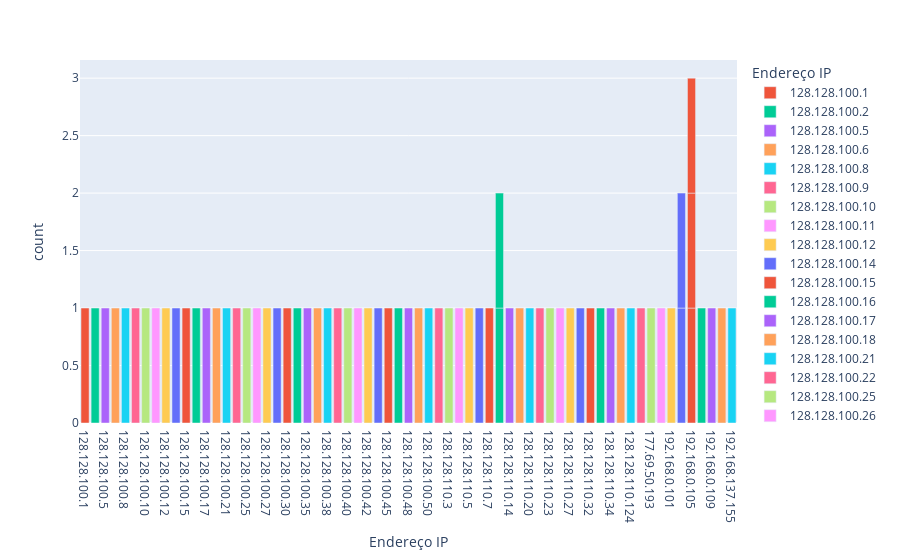

The notebook cell saved with this chart:
### Code cell
import plotly.express as px


grafico = px.bar(tabela, x="Endereço IP", color="Endereço IP")

grafico.show()

### Figure 1 — Plotly figure (JSON) as saved in the notebook; plotly's stock layout.template omitted (floating-point values rounded to 4 significant figures)
{"data": [{"hovertemplate": "Endereço IP=%{x}<br>count=%{y}<extra></extra>", "legendgroup": "128.128.100.1", "marker": {"color": "#EF553B", "pattern": {"shape": ""}}, "name": "128.128.100.1", "orientation": "v", "showlegend": true, "textposition": "auto", "type": "bar", "x": ["128.128.100.1"], "xaxis": "x", "y": [1], "yaxis": "y"}, {"hovertemplate": "Endereço IP=%{x}<br>count=%{y}<extra></extra>", "legendgroup": "128.128.100.2", "marker": {"color": "#00cc96", "pattern": {"shape": ""}}, "name": "128.128.100.2", "orientation": "v", "showlegend": true, "textposition": "auto", "type": "bar", "x": ["128.128.100.2"], "xaxis": "x", "y": [1], "yaxis": "y"}, {"hovertemplate": "Endereço IP=%{x}<br>count=%{y}<extra></extra>", "legendgroup": "128.128.100.5", "marker": {"color": "#ab63fa", "pattern": {"shape": ""}}, "name": "128.128.100.5", "orientation": "v", "showlegend": true, "textposition": "auto", "type": "bar", "x": ["128.128.100.5"], "xaxis": "x", "y": [1], "yaxis": "y"}, {"hovertemplate": "Endereço IP=%{x}<br>count=%{y}<extra></extra>", "legendgroup": "128.128.100.6", "marker": {"color": "#FFA15A", "pattern": {"shape": ""}}, "name": "128.128.100.6", "orientation": "v", "showlegend": true, "textposition": "auto", "type": "bar", "x": ["128.128.100.6"], "xaxis": "x", "y": [1], "yaxis": "y"}, {"hovertemplate": "Endereço IP=%{x}<br>count=%{y}<extra></extra>", "legendgroup": "128.128.100.8", "marker": {"color": "#19d3f3", "pattern": {"shape": ""}}, "name": "128.128.100.8", "orientation": "v", "showlegend": true, "textposition": "auto", "type": "bar", "x": ["128.128.100.8"], "xaxis": "x", "y": [1], "yaxis": "y"}, {"hovertemplate": "Endereço IP=%{x}<br>count=%{y}<extra></extra>", "legendgroup": "128.128.100.9", "marker": {"color": "#FF6692", "pattern": {"shape": ""}}, "name": "128.128.100.9", "orientation": "v", "showlegend": true, "textposition": "auto", "type": "bar", "x": ["128.128.100.9"], "xaxis": "x", "y": [1], "yaxis": "y"}, {"hovertemplate": "Endereço IP=%{x}<br>count=%{y}<extra></extra>", "legendgroup": "128.128.100.10", "marker": {"color": "#B6E880", "pattern": {"shape": ""}}, "name": "128.128.100.10", "orientation": "v", "showlegend": true, "textposition": "auto", "type": "bar", "x": ["128.128.100.10"], "xaxis": "x", "y": [1], "yaxis": "y"}, {"hovertemplate": "Endereço IP=%{x}<br>count=%{y}<extra></extra>", "legendgroup": "128.128.100.11", "marker": {"color": "#FF97FF", "pattern": {"shape": ""}}, "name": "128.128.100.11", "orientation": "v", "showlegend": true, "textposition": "auto", "type": "bar", "x": ["128.128.100.11"], "xaxis": "x", "y": [1], "yaxis": "y"}, {"hovertemplate": "Endereço IP=%{x}<br>count=%{y}<extra></extra>", "legendgroup": "128.128.100.12", "marker": {"color": "#FECB52", "pattern": {"shape": ""}}, "name": "128.128.100.12", "orientation": "v", "showlegend": true, "textposition": "auto", "type": "bar", "x": ["128.128.100.12"], "xaxis": "x", "y": [1], "yaxis": "y"}, {"hovertemplate": "Endereço IP=%{x}<br>count=%{y}<extra></extra>", "legendgroup": "128.128.100.14", "marker": {"color": "#636efa", "pattern": {"shape": ""}}, "name": "128.128.100.14", "orientation": "v", "showlegend": true, "textposition": "auto", "type": "bar", "x": ["128.128.100.14"], "xaxis": "x", "y": [1], "yaxis": "y"}, {"hovertemplate": "Endereço IP=%{x}<br>count=%{y}<extra></extra>", "legendgroup": "128.128.100.15", "marker": {"color": "#EF553B", "pattern": {"shape": ""}}, "name": "128.128.100.15", "orientation": "v", "showlegend": true, "textposition": "auto", "type": "bar", "x": ["128.128.100.15"], "xaxis": "x", "y": [1], "yaxis": "y"}, {"hovertemplate": "Endereço IP=%{x}<br>count=%{y}<extra></extra>", "legendgroup": "128.128.100.16", "marker": {"color": "#00cc96", "pattern": {"shape": ""}}, "name": "128.128.100.16", "orientation": "v", "showlegend": true, "textposition": "auto", "type": "bar", "x": ["128.128.100.16"], "xaxis": "x", "y": [1], "yaxis": "y"}, {"hovertemplate": "Endereço IP=%{x}<br>count=%{y}<extra></extra>", "legendgroup": "128.128.100.17", "marker": {"color": "#ab63fa", "pattern": {"shape": ""}}, "name": "128.128.100.17", "orientation": "v", "showlegend": true, "textposition": "auto", "type": "bar", "x": ["128.128.100.17"], "xaxis": "x", "y": [1], "yaxis": "y"}, {"hovertemplate": "Endereço IP=%{x}<br>count=%{y}<extra></extra>", "legendgroup": "128.128.100.18", "marker": {"color": "#FFA15A", "pattern": {"shape": ""}}, "name": "128.128.100.18", "orientation": "v", "showlegend": true, "textposition": "auto", "type": "bar", "x": ["128.128.100.18"], "xaxis": "x", "y": [1], "yaxis": "y"}, {"hovertemplate": "Endereço IP=%{x}<br>count=%{y}<extra></extra>", "legendgroup": "128.128.100.21", "marker": {"color": "#19d3f3", "pattern": {"shape": ""}}, "name": "128.128.100.21", "orientation": "v", "showlegend": true, "textposition": "auto", "type": "bar", "x": ["128.128.100.21"], "xaxis": "x", "y": [1], "yaxis": "y"}, {"hovertemplate": "Endereço IP=%{x}<br>count=%{y}<extra></extra>", "legendgroup": "128.128.100.22", "marker": {"color": "#FF6692", "pattern": {"shape": ""}}, "name": "128.128.100.22", "orientation": "v", "showlegend": true, "textposition": "auto", "type": "bar", "x": ["128.128.100.22"], "xaxis": "x", "y": [1], "yaxis": "y"}, {"hovertemplate": "Endereço IP=%{x}<br>count=%{y}<extra></extra>", "legendgroup": "128.128.100.25", "marker": {"color": "#B6E880", "pattern": {"shape": ""}}, "name": "128.128.100.25", "orientation": "v", "showlegend": true, "textposition": "auto", "type": "bar", "x": ["128.128.100.25"], "xaxis": "x", "y": [1], "yaxis": "y"}, {"hovertemplate": "Endereço IP=%{x}<br>count=%{y}<extra></extra>", "legendgroup": "128.128.100.26", "marker": {"color": "#FF97FF", "pattern": {"shape": ""}}, "name": "128.128.100.26", "orientation": "v", "showlegend": true, "textposition": "auto", "type": "bar", "x": ["128.128.100.26"], "xaxis": "x", "y": [1], "yaxis": "y"}, {"hovertemplate": "Endereço IP=%{x}<br>count=%{y}<extra></extra>", "legendgroup": "128.128.100.27", "marker": {"color": "#FECB52", "pattern": {"shape": ""}}, "name": "128.128.100.27", "orientation": "v", "showlegend": true, "textposition": "auto", "type": "bar", "x": ["128.128.100.27"], "xaxis": "x", "y": [1], "yaxis": "y"}, {"hovertemplate": "Endereço IP=%{x}<br>count=%{y}<extra></extra>", "legendgroup": "128.128.100.29", "marker": {"color": "#636efa", "pattern": {"shape": ""}}, "name": "128.128.100.29", "orientation": "v", "showlegend": true, "textposition": "auto", "type": "bar", "x": ["128.128.100.29"], "xaxis": "x", "y": [1], "yaxis": "y"}, {"hovertemplate": "Endereço IP=%{x}<br>count=%{y}<extra></extra>", "legendgroup": "128.128.100.30", "marker": {"color": "#EF553B", "pattern": {"shape": ""}}, "name": "128.128.100.30", "orientation": "v", "showlegend": true, "textposition": "auto", "type": "bar", "x": ["128.128.100.30"], "xaxis": "x", "y": [1], "yaxis": "y"}, {"hovertemplate": "Endereço IP=%{x}<br>count=%{y}<extra></extra>", "legendgroup": "128.128.100.32", "marker": {"color": "#00cc96", "pattern": {"shape": ""}}, "name": "128.128.100.32", "orientation": "v", "showlegend": true, "textposition": "auto", "type": "bar", "x": ["128.128.100.32"], "xaxis": "x", "y": [1], "yaxis": "y"}, {"hovertemplate": "Endereço IP=%{x}<br>count=%{y}<extra></extra>", "legendgroup": "128.128.100.35", "marker": {"color": "#ab63fa", "pattern": {"shape": ""}}, "name": "128.128.100.35", "orientation": "v", "showlegend": true, "textposition": "auto", "type": "bar", "x": ["128.128.100.35"], "xaxis": "x", "y": [1], "yaxis": "y"}, {"hovertemplate": "Endereço IP=%{x}<br>count=%{y}<extra></extra>", "legendgroup": "128.128.100.36", "marker": {"color": "#FFA15A", "pattern": {"shape": ""}}, "name": "128.128.100.36", "orientation": "v", "showlegend": true, "textposition": "auto", "type": "bar", "x": ["128.128.100.36"], "xaxis": "x", "y": [1], "yaxis": "y"}, {"hovertemplate": "Endereço IP=%{x}<br>count=%{y}<extra></extra>", "legendgroup": "128.128.100.38", "marker": {"color": "#19d3f3", "pattern": {"shape": ""}}, "name": "128.128.100.38", "orientation": "v", "showlegend": true, "textposition": "auto", "type": "bar", "x": ["128.128.100.38"], "xaxis": "x", "y": [1], "yaxis": "y"}, {"hovertemplate": "Endereço IP=%{x}<br>count=%{y}<extra></extra>", "legendgroup": "128.128.100.39", "marker": {"color": "#FF6692", "pattern": {"shape": ""}}, "name": "128.128.100.39", "orientation": "v", "showlegend": true, "textposition": "auto", "type": "bar", "x": ["128.128.100.39"], "xaxis": "x", "y": [1], "yaxis": "y"}, {"hovertemplate": "Endereço IP=%{x}<br>count=%{y}<extra></extra>", "legendgroup": "128.128.100.40", "marker": {"color": "#B6E880", "pattern": {"shape": ""}}, "name": "128.128.100.40", "orientation": "v", "showlegend": true, "textposition": "auto", "type": "bar", "x": ["128.128.100.40"], "xaxis": "x", "y": [1], "yaxis": "y"}, {"hovertemplate": "Endereço IP=%{x}<br>count=%{y}<extra></extra>", "legendgroup": "128.128.100.41", "marker": {"color": "#FF97FF", "pattern": {"shape": ""}}, "name": "128.128.100.41", "orientation": "v", "showlegend": true, "textposition": "auto", "type": "bar", "x": ["128.128.100.41"], "xaxis": "x", "y": [1], "yaxis": "y"}, {"hovertemplate": "Endereço IP=%{x}<br>count=%{y}<extra></extra>", "legendgroup": "128.128.100.42", "marker": {"color": "#FECB52", "pattern": {"shape": ""}}, "name": "128.128.100.42", "orientation": "v", "showlegend": true, "textposition": "auto", "type": "bar", "x": ["128.128.100.42"], "xaxis": "x", "y": [1], "yaxis": "y"}, {"hovertemplate": "Endereço IP=%{x}<br>count=%{y}<extra></extra>", "legendgroup": "128.128.100.44", "marker": {"color": "#636efa", "pattern": {"shape": ""}}, "name": "128.128.100.44", "orientation": "v", "showlegend": true, "textposition": "auto", "type": "bar", "x": ["128.128.100.44"], "xaxis": "x", "y": [1], "yaxis": "y"}, {"hovertemplate": "Endereço IP=%{x}<br>count=%{y}<extra></extra>", "legendgroup": "128.128.100.45", "marker": {"color": "#EF553B", "pattern": {"shape": ""}}, "name": "128.128.100.45", "orientation": "v", "showlegend": true, "textposition": "auto", "type": "bar", "x": ["128.128.100.45"], "xaxis": "x", "y": [1], "yaxis": "y"}, {"hovertemplate": "Endereço IP=%{x}<br>count=%{y}<extra></extra>", "legendgroup": "128.128.100.47", "marker": {"color": "#00cc96", "pattern": {"shape": ""}}, "name": "128.128.100.47", "orientation": "v", "showlegend": true, "textposition": "auto", "type": "bar", "x": ["128.128.100.47"], "xaxis": "x", "y": [1], "yaxis": "y"}, {"hovertemplate": "Endereço IP=%{x}<br>count=%{y}<extra></extra>", "legendgroup": "128.128.100.48", "marker": {"color": "#ab63fa", "pattern": {"shape": ""}}, "name": "128.128.100.48", "orientation": "v", "showlegend": true, "textposition": "auto", "type": "bar", "x": ["128.128.100.48"], "xaxis": "x", "y": [1], "yaxis": "y"}, {"hovertemplate": "Endereço IP=%{x}<br>count=%{y}<extra></extra>", "legendgroup": "128.128.100.49", "marker": {"color": "#FFA15A", "pattern": {"shape": ""}}, "name": "128.128.100.49", "orientation": "v", "showlegend": true, "textposition": "auto", "type": "bar", "x": ["128.128.100.49"], "xaxis": "x", "y": [1], "yaxis": "y"}, {"hovertemplate": "Endereço IP=%{x}<br>count=%{y}<extra></extra>", "legendgroup": "128.128.100.50", "marker": {"color": "#19d3f3", "pattern": {"shape": ""}}, "name": "128.128.100.50", "orientation": "v", "showlegend": true, "textposition": "auto", "type": "bar", "x": ["128.128.100.50"], "xaxis": "x", "y": [1], "yaxis": "y"}, {"hovertemplate": "Endereço IP=%{x}<br>count=%{y}<extra></extra>", "legendgroup": "128.128.100.51", "marker": {"color": "#FF6692", "pattern": {"shape": ""}}, "name": "128.128.100.51", "orientation": "v", "showlegend": true, "textposition": "auto", "type": "bar", "x": ["128.128.100.51"], "xaxis": "x", "y": [1], "yaxis": "y"}, {"hovertemplate": "Endereço IP=%{x}<br>count=%{y}<extra></extra>", "legendgroup": "128.128.110.3", "marker": {"color": "#B6E880", "pattern": {"shape": ""}}, "name": "128.128.110.3", "orientation": "v", "showlegend": true, "textposition": "auto", "type": "bar", "x": ["128.128.110.3"], "xaxis": "x", "y": [1], "yaxis": "y"}, {"hovertemplate": "Endereço IP=%{x}<br>count=%{y}<extra></extra>", "legendgroup": "128.128.110.4", "marker": {"color": "#FF97FF", "pattern": {"shape": ""}}, "name": "128.128.110.4", "orientation": "v", "showlegend": true, "textposition": "auto", "type": "bar", "x": ["128.128.110.4"], "xaxis": "x", "y": [1], "yaxis": "y"}, {"hovertemplate": "Endereço IP=%{x}<br>count=%{y}<extra></extra>", "legendgroup": "128.128.110.5", "marker": {"color": "#FECB52", "pattern": {"shape": ""}}, "name": "128.128.110.5", "orientation": "v", "showlegend": true, "textposition": "auto", "type": "bar", "x": ["128.128.110.5"], "xaxis": "x", "y": [1], "yaxis": "y"}, {"hovertemplate": "Endereço IP=%{x}<br>count=%{y}<extra></extra>", "legendgroup": "128.128.110.6", "marker": {"color": "#636efa", "pattern": {"shape": ""}}, "name": "128.128.110.6", "orientation": "v", "showlegend": true, "textposition": "auto", "type": "bar", "x": ["128.128.110.6"], "xaxis": "x", "y": [1], "yaxis": "y"}, {"hovertemplate": "Endereço IP=%{x}<br>count=%{y}<extra></extra>", "legendgroup": "128.128.110.7", "marker": {"color": "#EF553B", "pattern": {"shape": ""}}, "name": "128.128.110.7", "orientation": "v", "showlegend": true, "textposition": "auto", "type": "bar", "x": ["128.128.110.7"], "xaxis": "x", "y": [1], "yaxis": "y"}, {"hovertemplate": "Endereço IP=%{x}<br>count=%{y}<extra></extra>", "legendgroup": "128.128.110.11", "marker": {"color": "#00cc96", "pattern": {"shape": ""}}, "name": "128.128.110.11", "orientation": "v", "showlegend": true, "textposition": "auto", "type": "bar", "x": ["128.128.110.11", "128.128.110.11"], "xaxis": "x", "y": [1, 1], "yaxis": "y"}, {"hovertemplate": "Endereço IP=%{x}<br>count=%{y}<extra></extra>", "legendgroup": "128.128.110.14", "marker": {"color": "#ab63fa", "pattern": {"shape": ""}}, "name": "128.128.110.14", "orientation": "v", "showlegend": true, "textposition": "auto", "type": "bar", "x": ["128.128.110.14"], "xaxis": "x", "y": [1], "yaxis": "y"}, {"hovertemplate": "Endereço IP=%{x}<br>count=%{y}<extra></extra>", "legendgroup": "128.128.110.17", "marker": {"color": "#FFA15A", "pattern": {"shape": ""}}, "name": "128.128.110.17", "orientation": "v", "showlegend": true, "textposition": "auto", "type": "bar", "x": ["128.128.110.17"], "xaxis": "x", "y": [1], "yaxis": "y"}, {"hovertemplate": "Endereço IP=%{x}<br>count=%{y}<extra></extra>", "legendgroup": "128.128.110.20", "marker": {"color": "#19d3f3", "pattern": {"shape": ""}}, "name": "128.128.110.20", "orientation": "v", "showlegend": true, "textposition": "auto", "type": "bar", "x": ["128.128.110.20"], "xaxis": "x", "y": [1], "yaxis": "y"}, {"hovertemplate": "Endereço IP=%{x}<br>count=%{y}<extra></extra>", "legendgroup": "128.128.110.22", "marker": {"color": "#FF6692", "pattern": {"shape": ""}}, "name": "128.128.110.22", "orientation": "v", "showlegend": true, "textposition": "auto", "type": "bar", "x": ["128.128.110.22"], "xaxis": "x", "y": [1], "yaxis": "y"}, {"hovertemplate": "Endereço IP=%{x}<br>count=%{y}<extra></extra>", "legendgroup": "128.128.110.23", "marker": {"color": "#B6E880", "pattern": {"shape": ""}}, "name": "128.128.110.23", "orientation": "v", "showlegend": true, "textposition": "auto", "type": "bar", "x": ["128.128.110.23"], "xaxis": "x", "y": [1], "yaxis": "y"}, {"hovertemplate": "Endereço IP=%{x}<br>count=%{y}<extra></extra>", "legendgroup": "128.128.110.24", "marker": {"color": "#FF97FF", "pattern": {"shape": ""}}, "name": "128.128.110.24", "orientation": "v", "showlegend": true, "textposition": "auto", "type": "bar", "x": ["128.128.110.24"], "xaxis": "x", "y": [1], "yaxis": "y"}, {"hovertemplate": "Endereço IP=%{x}<br>count=%{y}<extra></extra>", "legendgroup": "128.128.110.27", "marker": {"color": "#FECB52", "pattern": {"shape": ""}}, "name": "128.128.110.27", "orientation": "v", "showlegend": true, "textposition": "auto", "type": "bar", "x": ["128.128.110.27"], "xaxis": "x", "y": [1], "yaxis": "y"}, {"hovertemplate": "Endereço IP=%{x}<br>count=%{y}<extra></extra>", "legendgroup": "128.128.110.28", "marker": {"color": "#636efa", "pattern": {"shape": ""}}, "name": "128.128.110.28", "orientation": "v", "showlegend": true, "textposition": "auto", "type": "bar", "x": ["128.128.110.28"], "xaxis": "x", "y": [1], "yaxis": "y"}, {"hovertemplate": "Endereço IP=%{x}<br>count=%{y}<extra></extra>", "legendgroup": "128.128.110.32", "marker": {"color": "#EF553B", "pattern": {"shape": ""}}, "name": "128.128.110.32", "orientation": "v", "showlegend": true, "textposition": "auto", "type": "bar", "x": ["128.128.110.32"], "xaxis": "x", "y": [1], "yaxis": "y"}, {"hovertemplate": "Endereço IP=%{x}<br>count=%{y}<extra></extra>", "legendgroup": "128.128.110.33", "marker": {"color": "#00cc96", "pattern": {"shape": ""}}, "name": "128.128.110.33", "orientation": "v", "showlegend": true, "textposition": "auto", "type": "bar", "x": ["128.128.110.33"], "xaxis": "x", "y": [1], "yaxis": "y"}, {"hovertemplate": "Endereço IP=%{x}<br>count=%{y}<extra></extra>", "legendgroup": "128.128.110.34", "marker": {"color": "#ab63fa", "pattern": {"shape": ""}}, "name": "128.128.110.34", "orientation": "v", "showlegend": true, "textposition": "auto", "type": "bar", "x": ["128.128.110.34"], "xaxis": "x", "y": [1], "yaxis": "y"}, {"hovertemplate": "Endereço IP=%{x}<br>count=%{y}<extra></extra>", "legendgroup": "128.128.110.37", "marker": {"color": "#FFA15A", "pattern": {"shape": ""}}, "name": "128.128.110.37", "orientation": "v", "showlegend": true, "textposition": "auto", "type": "bar", "x": ["128.128.110.37"], "xaxis": "x", "y": [1], "yaxis": "y"}, {"hovertemplate": "Endereço IP=%{x}<br>count=%{y}<extra></extra>", "legendgroup": "128.128.110.124", "marker": {"color": "#19d3f3", "pattern": {"shape": ""}}, "name": "128.128.110.124", "orientation": "v", "showlegend": true, "textposition": "auto", "type": "bar", "x": ["128.128.110.124"], "xaxis": "x", "y": [1], "yaxis": "y"}, {"hovertemplate": "Endereço IP=%{x}<br>count=%{y}<extra></extra>", "legendgroup": "128.128.110.150", "marker": {"color": "#FF6692", "pattern": {"shape": ""}}, "name": "128.128.110.150", "orientation": "v", "showlegend": true, "textposition": "auto", "type": "bar", "x": ["128.128.110.150"], "xaxis": "x", "y": [1], "yaxis": "y"}, {"hovertemplate": "Endereço IP=%{x}<br>count=%{y}<extra></extra>", "legendgroup": "177.69.50.193", "marker": {"color": "#B6E880", "pattern": {"shape": ""}}, "name": "177.69.50.193", "orientation": "v", "showlegend": true, "textposition": "auto", "type": "bar", "x": ["177.69.50.193"], "xaxis": "x", "y": [1], "yaxis": "y"}, {"hovertemplate": "Endereço IP=%{x}<br>count=%{y}<extra></extra>", "legendgroup": "177.69.50.195", "marker": {"color": "#FF97FF", "pattern": {"shape": ""}}, "name": "177.69.50.195", "orientation": "v", "showlegend": true, "textposition": "auto", "type": "bar", "x": ["177.69.50.195"], "xaxis": "x", "y": [1], "yaxis": "y"}, {"hovertemplate": "Endereço IP=%{x}<br>count=%{y}<extra></extra>", "legendgroup": "192.168.0.101", "marker": {"color": "#FECB52", "pattern": {"shape": ""}}, "name": "192.168.0.101", "orientation": "v", "showlegend": true, "textposition": "auto", "type": "bar", "x": ["192.168.0.101"], "xaxis": "x", "y": [1], "yaxis": "y"}, {"hovertemplate": "Endereço IP=%{x}<br>count=%{y}<extra></extra>", "legendgroup": "192.168.0.103", "marker": {"color": "#636efa", "pattern": {"shape": ""}}, "name": "192.168.0.103", "orientation": "v", "showlegend": true, "textposition": "auto", "type": "bar", "x": ["192.168.0.103", "192.168.0.103"], "xaxis": "x", "y": [1, 1], "yaxis": "y"}, {"hovertemplate": "Endereço IP=%{x}<br>count=%{y}<extra></extra>", "legendgroup": "192.168.0.105", "marker": {"color": "#EF553B", "pattern": {"shape": ""}}, "name": "192.168.0.105", "orientation": "v", "showlegend": true, "textposition": "auto", "type": "bar", "x": ["192.168.0.105", "192.168.0.105", "192.168.0.105"], "xaxis": "x", "y": [1, 1, 1], "yaxis": "y"}, {"hovertemplate": "Endereço IP=%{x}<br>count=%{y}<extra></extra>", "legendgroup": "192.168.0.106", "marker": {"color": "#00cc96", "pattern": {"shape": ""}}, "name": "192.168.0.106", "orientation": "v", "showlegend": true, "textposition": "auto", "type": "bar", "x": ["192.168.0.106"], "xaxis": "x", "y": [1], "yaxis": "y"}, {"hovertemplate": "Endereço IP=%{x}<br>count=%{y}<extra></extra>", "legendgroup": "192.168.0.109", "marker": {"color": "#ab63fa", "pattern": {"shape": ""}}, "name": "192.168.0.109", "orientation": "v", "showlegend": true, "textposition": "auto", "type": "bar", "x": ["192.168.0.109"], "xaxis": "x", "y": [1], "yaxis": "y"}, {"hovertemplate": "Endereço IP=%{x}<br>count=%{y}<extra></extra>", "legendgroup": "192.168.18.36", "marker": {"color": "#FFA15A", "pattern": {"shape": ""}}, "name": "192.168.18.36", "orientation": "v", "showlegend": true, "textposition": "auto", "type": "bar", "x": ["192.168.18.36"], "xaxis": "x", "y": [1], "yaxis": "y"}, {"hovertemplate": "Endereço IP=%{x}<br>count=%{y}<extra></extra>", "legendgroup": "192.168.137.155", "marker": {"color": "#19d3f3", "pattern": {"shape": ""}}, "name": "192.168.137.155", "orientation": "v", "showlegend": true, "textposition": "auto", "type": "bar", "x": ["192.168.137.155"], "xaxis": "x", "y": [1], "yaxis": "y"}], "layout": {"barmode": "relative", "legend": {"title": {"text": "Endereço IP"}, "tracegroupgap": 0}, "margin": {"t": 60}, "xaxis": {"anchor": "y", "categoryarray": [null, "128.128.100.1", "128.128.100.2", "128.128.100.5", "128.128.100.6", "128.128.100.8", "128.128.100.9", "128.128.100.10", "128.128.100.11", "128.128.100.12", "128.128.100.14", "128.128.100.15", "128.128.100.16", "128.128.100.17", "128.128.100.18", "128.128.100.21", "128.128.100.22", "128.128.100.25", "128.128.100.26", "128.128.100.27", "128.128.100.29", "128.128.100.30", "128.128.100.32", "128.128.100.35", "128.128.100.36", "128.128.100.38", "128.128.100.39", "128.128.100.40", "128.128.100.41", "128.128.100.42", "128.128.100.44", "128.128.100.45", "128.128.100.47", "128.128.100.48", "128.128.100.49", "128.128.100.50", "128.128.100.51", "128.128.110.3", "128.128.110.4", "128.128.110.5", "128.128.110.6", "128.128.110.7", "128.128.110.11", "128.128.110.14", "128.128.110.17", "128.128.110.20", "128.128.110.22", "128.128.110.23", "128.128.110.24", "128.128.110.27", "128.128.110.28", "128.128.110.32", "128.128.110.33", "128.128.110.34", "128.128.110.37", "128.128.110.124", "128.128.110.150", "177.69.50.193", "177.69.50.195", "192.168.0.101", "192.168.0.103", "192.168.0.105", "192.168.0.106", "192.168.0.109", "192.168.18.36", "192.168.137.155"], "categoryorder": "array", "domain": [0, 1], "title": {"text": "Endereço IP"}}, "yaxis": {"anchor": "x", "domain": [0, 1], "title": {"text": "count"}}}}
